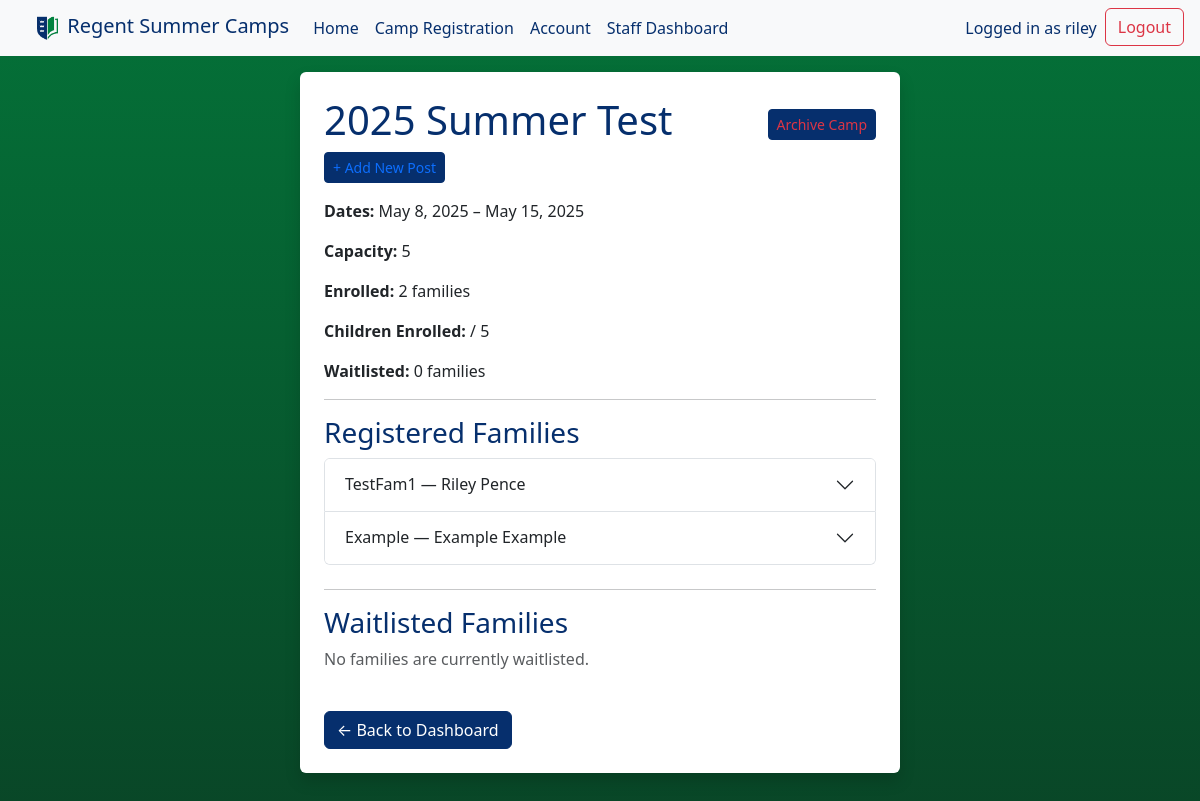
Before: /staff/camp/2/ (signed in) with the older database file.
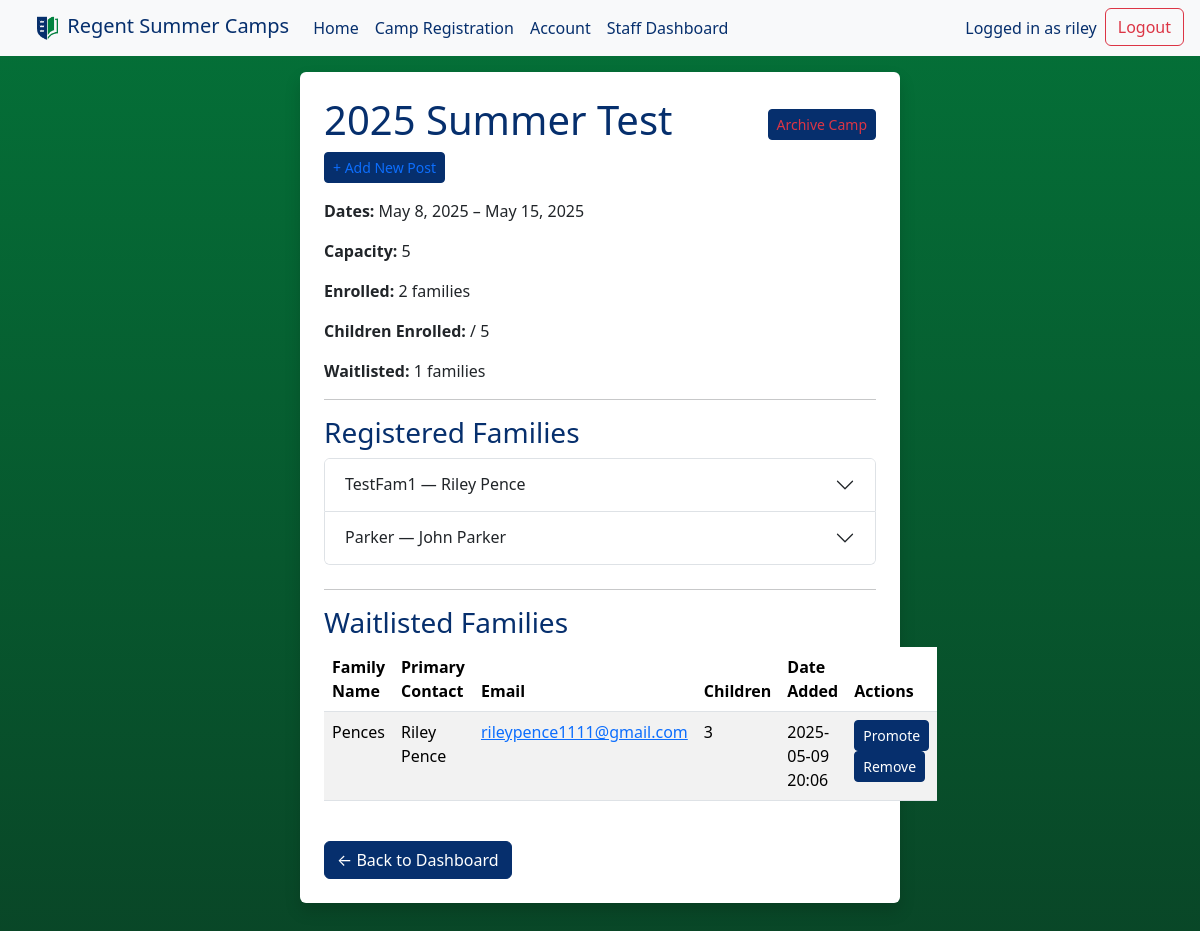
After: the same page with the newer database file.
### campreg/models.py (models this page shows, shortened)
class Family(models.Model):
    family_name = models.CharField(max_length=100)
    primary_contact = models.ForeignKey(Individual, on_delete=models.CASCADE, related_name='primary_for_family')
    members = models.ManyToManyField(Individual, related_name='families')

class Individual(models.Model):
    user = models.OneToOneField(User, on_delete=models.CASCADE, null=True, blank=True)
    first_name = models.CharField(max_length=100)
    last_name = models.CharField(max_length=100)
    date_of_birth = models.DateField()
    email = models.EmailField(blank=True, null=True)

class WaitingList(models.Model):
    family = models.ForeignKey(Family, on_delete=models.CASCADE)
    camp = models.ForeignKey(Camp, on_delete=models.CASCADE)
    date_added = models.DateTimeField(auto_now_add=True)

### staff/views.py (the view)
# urls.py: path('camp/<int:camp_id>/', views.view_camp, name='camp_overview'),
@user_passes_test(is_staff)
def view_camp(request, camp_id):
    camp = get_object_or_404(Camp, id=camp_id)
    families = camp.registered_families.all()
    waitlisted = WaitingList.objects.filter(camp=camp).order_by('date_added')
    for family in families:
        family.children = family.members.exclude(id=family.primary_contact.id)
    for entry in waitlisted:
        children = entry.family.members.exclude(id=entry.family.primary_contact.id)
        entry.children = children
        entry.child_count = children.count()
    total_children = sum(family.children.count() for family in families)
    post_form = CampPostForm()
    return render(request, 'staff/camp_overview.html', {
        'camp': camp,
        'families': families,
        'waitlisted': waitlisted,
        'post_form': post_form
    })

### staff/views.py (called while the page is built)
def is_staff(user):
    return user.is_authenticated and user.is_staff

### staff/templates/staff/camp_overview.html (shortened to what this page needs)
{% extends 'layout.html' %}
{% block content %}
<div class="shadow p-4 mb-5 bg-body rounded">
  <div class="d-flex align-items-center justify-content-between">
    <h1>{{ camp.name }}</h1>
    <form method="post" action="{% url 'staff:archive_camp' camp.id %}" class="ms-3">
      {% if camp.archived %}
        </form>
        <form method="post" action="{% url 'staff:unarchive_camp' camp.id %}">
          {% csrf_token %}
          <button type="submit" class="btn btn-outline-secondary btn-sm">Unarchive</button>
        </form>
      {% else %}
        <button type="submit" class="btn btn-outline-danger btn-sm">Archive Camp</button>
      {% endif %}
    </form>
  </div>
<button class="btn btn-outline-primary btn-sm mb-3" type="button" data-bs-toggle="collapse" data-bs-target="#newPostForm" aria-expanded="false" aria-controls="newPostForm">
  + Add New Post
</button>
  <p><strong>Dates:</strong> {{ camp.start_date }} – {{ camp.end_date }}</p>
  <p><strong>Capacity:</strong> {{ camp.max_capacity }}</p>
  <p><strong>Enrolled:</strong> {{ families|length }} families</p>
  <p><strong>Children Enrolled:</strong> {{ total_children }} / {{ camp.max_capacity }}</p>
  <p><strong>Waitlisted:</strong> {{ waitlisted|length }} families</p>
  <hr>
  <h3>Registered Families</h3>
  {% if families %}
    <div class="accordion mb-4" id="enrolledAccordion">
      {% for family in families %}
        <div class="accordion-item">
          <h2 class="accordion-header" id="enrolled-heading-{{ family.id }}">
            <button class="accordion-button collapsed" type="button" data-bs-toggle="collapse"
                    data-bs-target="#enrolled-{{ family.id }}" aria-expanded="false">
              {{ family.family_name }} — {{ family.primary_contact.first_name }} {{ family.primary_contact.last_name }}
            </button>
          </h2>
        </div>
      {% endfor %}
    </div>
  {% else %}
    <p class="text-muted">No families registered for this camp.</p>
  {% endif %}
  <hr>
  <h3 id="waitlist">Waitlisted Families</h3>
  {% if waitlisted %}
    <table class="table table-striped">
      <thead>
        <tr>
          <th>Family Name</th>
          <th>Primary Contact</th>
          <th>Email</th>
          <th>Children</th>
          <th>Date Added</th>
          <th>Actions</th>
        </tr>
      </thead>
      <tbody>
        {% for entry in waitlisted %}
          <tr>
            <td>{{ entry.family.family_name }}</td>
            <td>{{ entry.family.primary_contact.first_name }} {{ entry.family.primary_contact.last_name }}</td>
            <td><a href="mailto:{{ entry.family.primary_contact.email }}">{{ entry.family.primary_contact.email }}</a></td>
            <td>{{ entry.child_count }}</td>
            <td>{{ entry.date_added|date:"Y-m-d H:i" }}</td>
            <td>
              <form method="post" action="{% url 'staff:promote_waitlist' camp.id entry.family.id %}" style="display:inline;">
                <button type="submit" class="btn btn-sm btn-success">Promote</button>
              </form>
              <form method="post" action="{% url 'staff:remove_waitlist' camp.id entry.family.id %}" style="display:inline;">
                <button type="submit" class="btn btn-sm btn-danger">Remove</button>
              </form>
            </td>
          </tr>
        {% endfor %}
      </tbody>
    </table>
  {% else %}
    <p class="text-muted">No families are currently waitlisted.</p>
  {% endif %}
  <a href="{% url 'staff:dashboard' %}" class="btn btn-secondary mt-4">← Back to Dashboard</a>
</div>
{% endblock %}

Changed rows visible on the page:
no longer on this page (row unchanged): Family: family_name "Example", primary_contact.first_name "Example", primary_contact.last_name "Example"
now on this page (row unchanged): Family: family_name "Parker", primary_contact.first_name "John", primary_contact.last_name "Parker"
added WaitingList: family.family_name "Pences", family.primary_contact.first_name "Riley", family.primary_contact.last_name "Pence", family.primary_contact.email "rileypence1111@gmail.com", child_count "3", date_added "2025-05-09 20:06"
Other visible differences:
{{ waitlisted|length }}: "0" → "1"
text no longer shown: "No families are currently waitlisted."
text now shown: "Family Name Primary Contact Email Children Date Added Actions"
